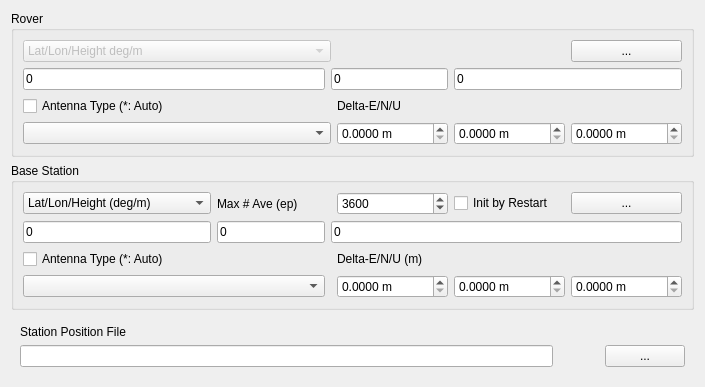
     <widget class="QWidget" name="TabSheet5">
      <property name="toolTip">
       <string/>
      </property>
      <attribute name="title">
       <string>&amp;Positions</string>
      </attribute>
      <layout class="QGridLayout" name="gridLayout_5">
       <item row="4" column="0">
        <widget class="QWidget" name="widget_3" native="true">
         <property name="sizePolicy">
          <sizepolicy hsizetype="Preferred" vsizetype="Maximum">
           <horstretch>0</horstretch>
           <verstretch>0</verstretch>
          </sizepolicy>
         </property>
         <layout class="QGridLayout" name="gridLayout_12">
          <item row="1" column="1">
           <widget class="QPushButton" name="BtnStaPosView">
            <property name="enabled">
             <bool>true</bool>
            </property>
            <property name="toolTip">
             <string/>
            </property>
            <property name="icon">
             <iconset resource="rtknavi_qt.qrc">
              <normaloff>:/buttons/doc.bmp</normaloff>:/buttons/doc.bmp</iconset>
            </property>
            <property name="flat">
             <bool>true</bool>
            </property>
           </widget>
          </item>
          <item row="1" column="0">
           <widget class="QLineEdit" name="StaPosFile">
            <property name="enabled">
             <bool>true</bool>
            </property>
            <property name="toolTip">
             <string/>
            </property>
            <property name="text">
             <string/>
            </property>
           </widget>
          </item>
          <item row="0" column="0">
           <widget class="QLabel" name="Label30">
            <property name="enabled">
             <bool>true</bool>
            </property>
            <property name="toolTip">
             <string/>
            </property>
            <property name="text">
             <string>Station Position File</string>
            </property>
           </widget>
          </item>
          <item row="1" column="2">
           <widget class="QPushButton" name="BtnStaPosFile">
            <property name="enabled">
             <bool>true</bool>
            </property>
            <property name="toolTip">
             <string/>
            </property>
            <property name="text">
             <string>...</string>
            </property>
           </widget>
          </item>
         </layout>
        </widget>
       </item>
       <item row="3" column="0">
        <widget class="QGroupBox" name="GroupRefAnt">
         <property name="toolTip">
          <string/>
         </property>
         <property name="title">
          <string>Base Station</string>
         </property>
         <layout class="QGridLayout" name="gridLayout_10">
          <item row="2" column="0" colspan="2">
           <widget class="QCheckBox" name="RefAntPcv">
            <property name="toolTip">
             <string/>
            </property>
            <property name="text">
             <string>Antenna Type (*: Auto)</string>
            </property>
            <property name="checked">
             <bool>false</bool>
            </property>
           </widget>
          </item>
          <item row="0" column="5">
           <widget class="QCheckBox" name="ChkInitRestart">
            <property name="text">
             <string>Init by Restart</string>
            </property>
           </widget>
          </item>
          <item row="0" column="6">
           <widget class="QPushButton" name="BtnRefPos">
            <property name="enabled">
             <bool>true</bool>
            </property>
            <property name="toolTip">
             <string/>
            </property>
            <property name="text">
             <string>...</string>
            </property>
           </widget>
          </item>
          <item row="1" column="0">
           <widget class="QLineEdit" name="RefPos1">
            <property name="enabled">
             <bool>true</bool>
            </property>
            <property name="toolTip">
             <string/>
            </property>
            <property name="text">
             <string>0</string>
            </property>
           </widget>
          </item>
          <item row="1" column="1" colspan="2">
           <widget class="QLineEdit" name="RefPos2">
            <property name="enabled">
             <bool>true</bool>
            </property>
            <property name="toolTip">
             <string/>
            </property>
            <property name="text">
             <string>0</string>
            </property>
           </widget>
          </item>
          <item row="1" column="3" colspan="4">
           <widget class="QLineEdit" name="RefPos3">
            <property name="enabled">
             <bool>true</bool>
            </property>
            <property name="toolTip">
             <string/>
            </property>
            <property name="text">
             <string>0</string>
            </property>
           </widget>
          </item>
          <item row="0" column="4">
           <widget class="QSpinBox" name="MaxAveEp">
            <property name="maximum">
             <number>10000</number>
            </property>
            <property name="value">
             <number>3600</number>
            </property>
           </widget>
          </item>
          <item row="0" column="0">
           <widget class="QComboBox" name="RefPosTypeP">
            <property name="enabled">
             <bool>true</bool>
            </property>
            <property name="toolTip">
             <string/>
            </property>
            <item>
             <property name="text">
              <string>Lat/Lon/Height (deg/m)</string>
             </property>
            </item>
            <item>
             <property name="text">
              <string>Lat/Lon/Height (dms/m)</string>
             </property>
            </item>
            <item>
             <property name="text">
              <string>X/Y/Z-ECEF m</string>
             </property>
            </item>
            <item>
             <property name="text">
              <string>RTCM/Raw Antenna Position</string>
             </property>
            </item>
            <item>
             <property name="text">
              <string>Average of Single Position</string>
             </property>
            </item>
           </widget>
          </item>
          <item row="0" column="1" colspan="3">
           <widget class="QLabel" name="LabelMaxAveEp">
            <property name="text">
             <string>Max # Ave (ep)</string>
            </property>
           </widget>
          </item>
          <item row="4" column="6">
           <widget class="QDoubleSpinBox" name="RefAntU">
            <property name="suffix">
             <string> m</string>
            </property>
            <property name="decimals">
             <number>4</number>
            </property>
            <property name="maximum">
             <double>1000000.000000000000000</double>
            </property>
           </widget>
          </item>
          <item row="4" column="5">
           <widget class="QDoubleSpinBox" name="RefAntN">
            <property name="suffix">
             <string> m</string>
            </property>
            <property name="decimals">
             <number>4</number>
            </property>
            <property name="maximum">
             <double>1000000.000000000000000</double>
            </property>
           </widget>
          </item>
          <item row="4" column="4">
           <widget class="QDoubleSpinBox" name="RefAntE">
            <property name="suffix">
             <string> m</string>
            </property>
            <property name="decimals">
             <number>4</number>
            </property>
            <property name="maximum">
             <double>1000000.000000000000000</double>
            </property>
           </widget>
          </item>
          <item row="2" column="4">
           <widget class="QLabel" name="LabelRefAntD">
            <property name="enabled">
             <bool>true</bool>
            </property>
            <property name="toolTip">
             <string/>
            </property>
            <property name="text">
             <string>Delta-E/N/U (m)</string>
            </property>
           </widget>
          </item>
          <item row="4" column="0" colspan="3">
           <widget class="QComboBox" name="RefAnt">
            <property name="enabled">
             <bool>true</bool>
            </property>
            <property name="toolTip">
             <string/>
            </property>
           </widget>
          </item>
         </layout>
        </widget>
       </item>
       <item row="1" column="0">
        <widget class="QGroupBox" name="GroupRovAnt">
         <property name="toolTip">
          <string/>
         </property>
         <property name="title">
          <string>Rover</string>
         </property>
         <layout class="QGridLayout" name="gridLayout_11">
          <item row="0" column="0" colspan="2">
           <widget class="QComboBox" name="RovPosTypeP">
            <property name="enabled">
             <bool>false</bool>
            </property>
            <property name="toolTip">
             <string/>
            </property>
            <item>
             <property name="text">
              <string>Lat/Lon/Height deg/m</string>
             </property>
            </item>
            <item>
             <property name="text">
              <string>Lat/Lon/Height dms/m</string>
             </property>
            </item>
            <item>
             <property name="text">
              <string>X/Y/Z-ECEF m</string>
             </property>
            </item>
           </widget>
          </item>
          <item row="0" column="5">
           <widget class="QPushButton" name="BtnRovPos">
            <property name="enabled">
             <bool>true</bool>
            </property>
            <property name="toolTip">
             <string/>
            </property>
            <property name="text">
             <string>...</string>
            </property>
           </widget>
          </item>
          <item row="1" column="0">
           <widget class="QLineEdit" name="RovPos1">
            <property name="enabled">
             <bool>true</bool>
            </property>
            <property name="toolTip">
             <string/>
            </property>
            <property name="text">
             <string>0</string>
            </property>
           </widget>
          </item>
          <item row="1" column="1" colspan="2">
           <widget class="QLineEdit" name="RovPos2">
            <property name="enabled">
             <bool>true</bool>
            </property>
            <property name="toolTip">
             <string/>
            </property>
            <property name="text">
             <string>0</string>
            </property>
           </widget>
          </item>
          <item row="1" column="3" colspan="3">
           <widget class="QLineEdit" name="RovPos3">
            <property name="enabled">
             <bool>true</bool>
            </property>
            <property name="toolTip">
             <string/>
            </property>
            <property name="text">
             <string>0</string>
            </property>
           </widget>
          </item>
          <item row="3" column="0" colspan="2">
           <widget class="QCheckBox" name="RovAntPcv">
            <property name="toolTip">
             <string/>
            </property>
            <property name="text">
             <string>Antenna Type (*: Auto)</string>
            </property>
            <property name="checked">
             <bool>false</bool>
            </property>
           </widget>
          </item>
          <item row="3" column="2" colspan="3">
           <widget class="QLabel" name="LabelRovAntD">
            <property name="enabled">
             <bool>true</bool>
            </property>
            <property name="toolTip">
             <string/>
            </property>
            <property name="text">
             <string>Delta-E/N/U</string>
            </property>
           </widget>
          </item>
          <item row="5" column="0" colspan="2">
           <widget class="QComboBox" name="RovAnt">
            <property name="enabled">
             <bool>true</bool>
            </property>
            <property name="toolTip">
             <string/>
            </property>
           </widget>
          </item>
          <item row="5" column="2">
           <widget class="QDoubleSpinBox" name="RovAntE">
            <property name="suffix">
             <string> m</string>
            </property>
            <property name="decimals">
             <number>4</number>
            </property>
            <property name="maximum">
             <double>1000000.000000000000000</double>
            </property>
           </widget>
          </item>
          <item row="5" column="5">
           <widget class="QDoubleSpinBox" name="RovAntU">
            <property name="suffix">
             <string> m</string>
            </property>
            <property name="decimals">
             <number>4</number>
            </property>
            <property name="maximum">
             <double>1000000.000000000000000</double>
            </property>
           </widget>
          </item>
          <item row="5" column="3" colspan="2">
           <widget class="QDoubleSpinBox" name="RovAntN">
            <property name="suffix">
             <string> m</string>
            </property>
            <property name="decimals">
             <number>4</number>
            </property>
            <property name="maximum">
             <double>1000000.000000000000000</double>
            </property>
           </widget>
          </item>
         </layout>
        </widget>
       </item>
      </layout>
     </widget>
